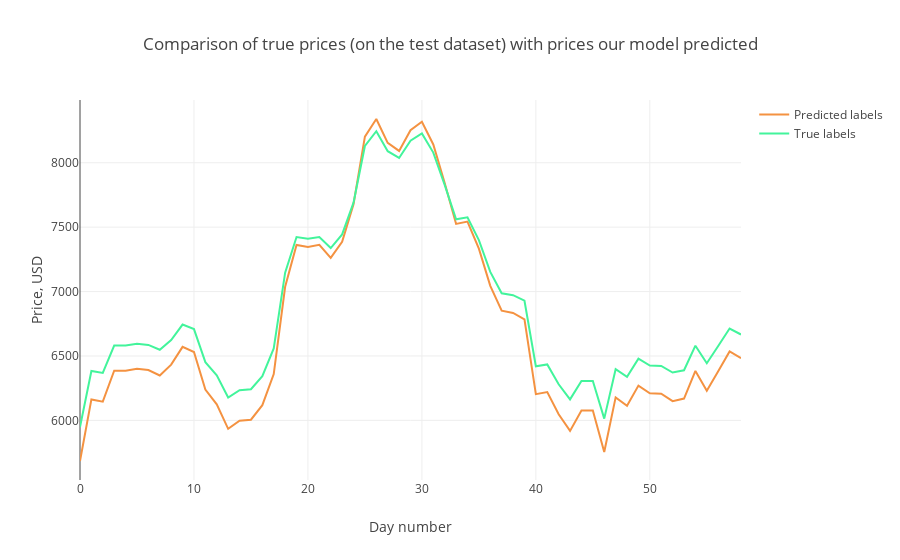

Notebook code cell kept with this figure:
### Code cell
# Visualización de 
trace1 = go.Scatter(
    x = np.arange(0, len(prediction2_inverse), 1),
    y = prediction2_inverse,
    mode = 'lines',
    name = 'Predicted labels',
    line = dict(color=('rgb(244, 146, 65)'), width=2)
)
trace2 = go.Scatter(
    x = np.arange(0, len(Y_test2_inverse), 1),
    y = Y_test2_inverse,
    mode = 'lines',
    name = 'True labels',
    line = dict(color=('rgb(66, 244, 155)'), width=2)
)

data = [trace1, trace2]
layout = dict(title = 'Comparison of true prices (on the test dataset) with prices our model predicted',
             xaxis = dict(title = 'Day number'), yaxis = dict(title = 'Price, USD'))
fig = dict(data=data, layout=layout)
py.iplot(fig, filename='results_demonstrating0')

### Figure 1 — Plotly figure (JSON) as saved in the notebook; plotly's stock layout.template omitted (floating-point values rounded to 4 significant figures)
{"data": [{"line": {"color": "rgb(244, 146, 65)", "width": 2}, "mode": "lines", "name": "Predicted labels", "type": "scatter", "x": [0, 1, 2, 3, 4, 5, 6, 7, 8, 9, 10, 11, 12, 13, 14, 15, 16, 17, 18, 19, 20, 21, 22, 23, 24, 25, 26, 27, 28, 29, 30, 31, 32, 33, 34, 35, 36, 37, 38, 39, 40, 41, 42, 43, 44, 45, 46, 47, 48, 49, 50, 51, 52, 53, 54, 55, 56, 57, 58], "y": [5685.0, 6163.0, 6145.0, 6385.0, 6385.0, 6400.0, 6391.0, 6349.0, 6433.0, 6571.0, 6530.0, 6240.0, 6125.0, 5934.0, 5997.0, 6006.0, 6118.0, 6360.0, 7037.0, 7362.0, 7346.0, 7363.0, 7262.0, 7386.0, 7679.0, 8203.0, 8340.0, 8154.0, 8092.0, 8252.0, 8319.0, 8142.0, 7843.0, 7525.0, 7544.0, 7334.0, 7044.0, 6851.0, 6834.0, 6784.0, 6204.0, 6220.0, 6048.0, 5918.0, 6076.0, 6076.0, 5755.0, 6179.0, 6113.0, 6270.0, 6210.0, 6207.0, 6149.0, 6169.0, 6384.0, 6230.0, 6381.0, 6536.0, 6483.0]}, {"line": {"color": "rgb(66, 244, 155)", "width": 2}, "mode": "lines", "name": "True labels", "type": "scatter", "x": [0, 1, 2, 3, 4, 5, 6, 7, 8, 9, 10, 11, 12, 13, 14, 15, 16, 17, 18, 19, 20, 21, 22, 23, 24, 25, 26, 27, 28, 29, 30, 31, 32, 33, 34, 35, 36, 37, 38, 39, 40, 41, 42, 43, 44, 45, 46, 47, 48, 49, 50, 51, 52, 53, 54, 55, 56, 57, 58], "y": [5948.0, 6383.0, 6368.0, 6581.0, 6581.0, 6594.0, 6586.0, 6549.0, 6623.0, 6744.0, 6709.0, 6452.0, 6350.0, 6178.0, 6234.0, 6242.0, 6344.0, 6558.0, 7147.0, 7423.0, 7409.0, 7424.0, 7338.0, 7444.0, 7690.0, 8130.0, 8245.0, 8089.0, 8037.0, 8171.0, 8227.0, 8079.0, 7828.0, 7561.0, 7577.0, 7399.0, 7153.0, 6987.0, 6972.0, 6929.0, 6420.0, 6434.0, 6280.0, 6163.0, 6306.0, 6306.0, 6014.0, 6398.0, 6339.0, 6479.0, 6426.0, 6423.0, 6371.0, 6389.0, 6580.0, 6443.0, 6578.0, 6713.0, 6667.0]}], "layout": {"title": "Comparison of true prices (on the test dataset) with prices our model predicted", "xaxis": {"title": "Day number"}, "yaxis": {"title": "Price, USD"}}}
